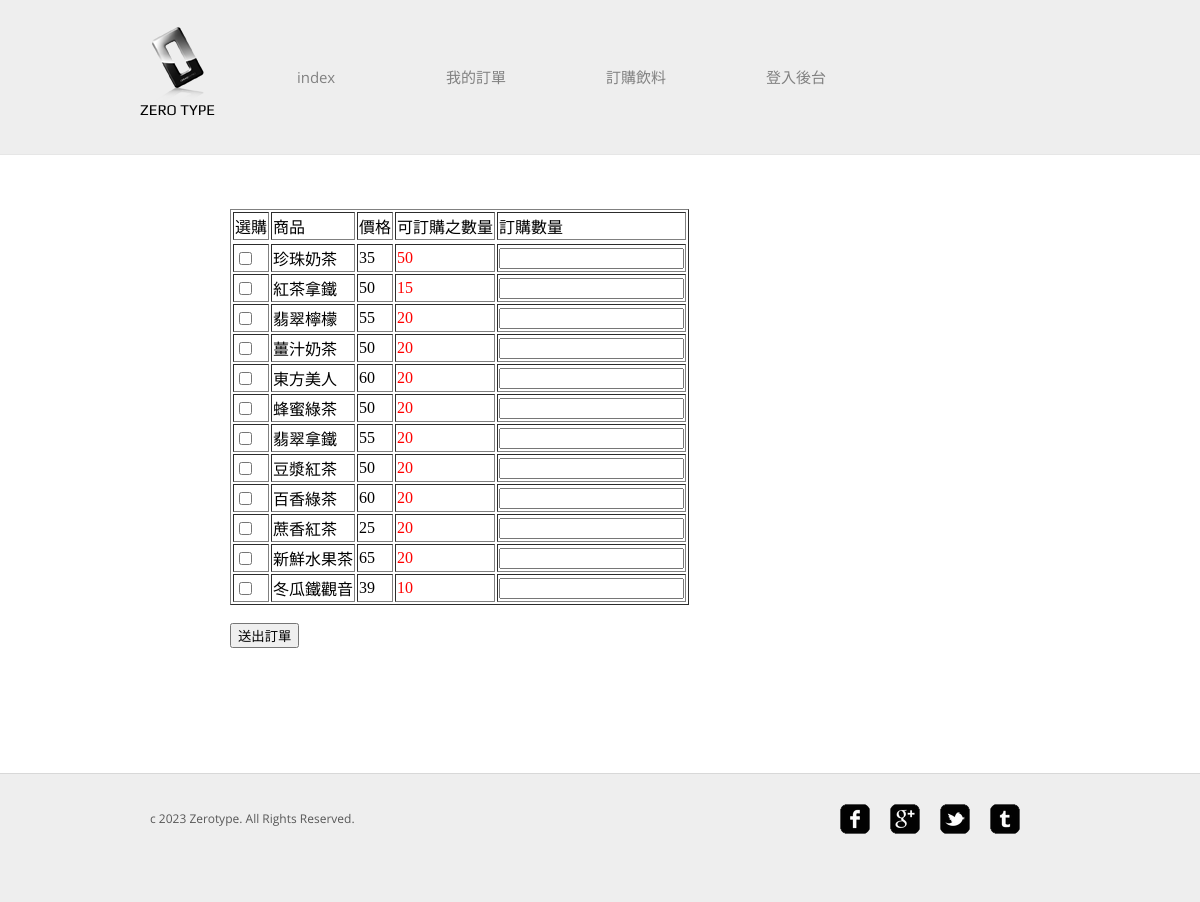
The page /order_product2.php (signed in) on the database its author committed.
### tables this page shows
CREATE TABLE `product` (
  `id` int(11) NOT NULL,
  `product_name` varchar(50) NOT NULL,
  `product_price` int(10) NOT NULL,
  `product_sum` int(10) NOT NULL
);

### order_product2.php (the view, shortened to what this page needs)
<?php
include('head.php');
?>
<head></head>
<body>
<div id="about">
<table border="1">
<form action="addorder.php" method="post" name="form">
<tr>
	<td>選購</td>
	<td>商品</td>
	<td>價格</td>
	<td>可訂購之數量</td>
	<td>訂購數量</td>
</tr>
<tr>
<?php
$sql="SELECT * FROM `product`";
$result=mysql_query($sql);
while($row=mysql_fetch_assoc($result)){
	echo "<tr>";
	echo "<td><input type=\"checkbox\" name=\"id[]\" value=\"" . $row["id"] . "\"/></td>";
	echo "<td>".$row['product_name']."</td>";
	echo "<td>".$row['product_price']."</td>";
		echo "<td><font color='red'>".$row['product_sum']."</font></td>";
	echo "<td><input id='s' name='sum[]' value=''/></td>";
	echo "</tr>";
}
?>
</tr>
</table>
<br><button type="submit">送出訂單</button>
</div>
</body>
<?php
include('FOOTER.php');
?>

### css/style.css (style rules this page uses)
body { background-color: #fff; font-family: 'OpenSans'; margin: 0; }
#about { width: 740px; margin: 0 auto; font-family: Microsoft JhengHei; }

### rows shown on the page
product: product_name "珍珠奶茶", product_price "35", product_sum "50"
product: product_name "紅茶拿鐵", product_price "50", product_sum "15"
product: product_name "翡翠檸檬", product_price "55", product_sum "20"
product: product_name "薑汁奶茶", product_price "50", product_sum "20"
product: product_name "東方美人", product_price "60", product_sum "20"
product: product_name "蜂蜜綠茶", product_price "50", product_sum "20"
product: product_name "翡翠拿鐵", product_price "55", product_sum "20"
product: product_name "豆漿紅茶", product_price "50", product_sum "20"
product: product_name "百香綠茶", product_price "60", product_sum "20"
product: product_name "蔗香紅茶", product_price "25", product_sum "20"
product: product_name "新鮮水果茶", product_price "65", product_sum "20"
product: product_name "冬瓜鐵觀音", product_price "39", product_sum "10"
